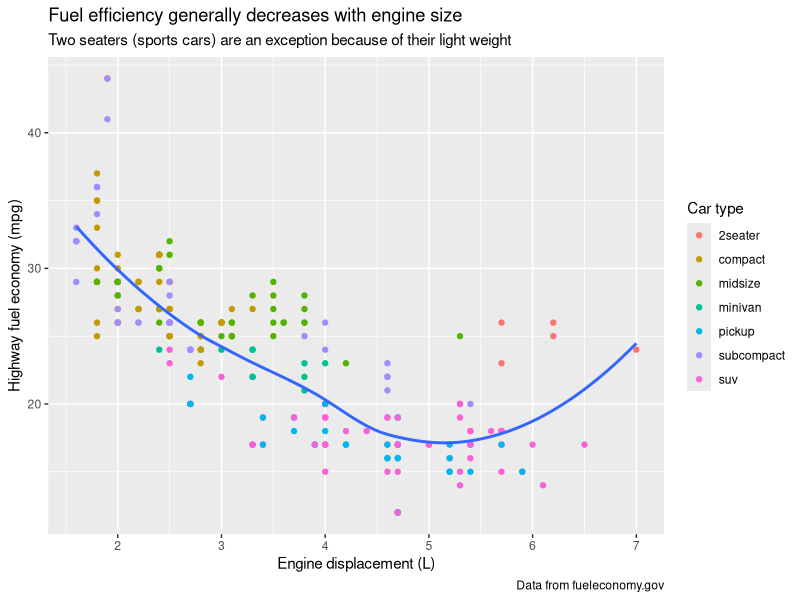
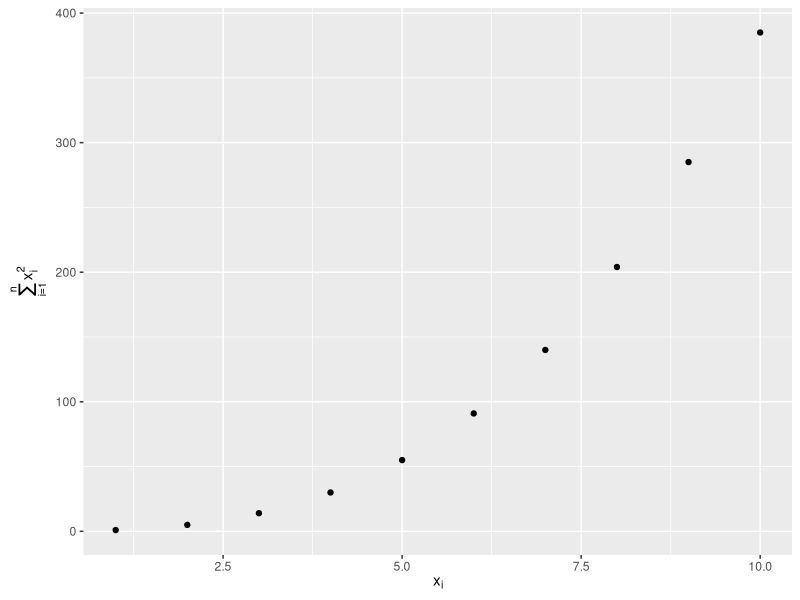
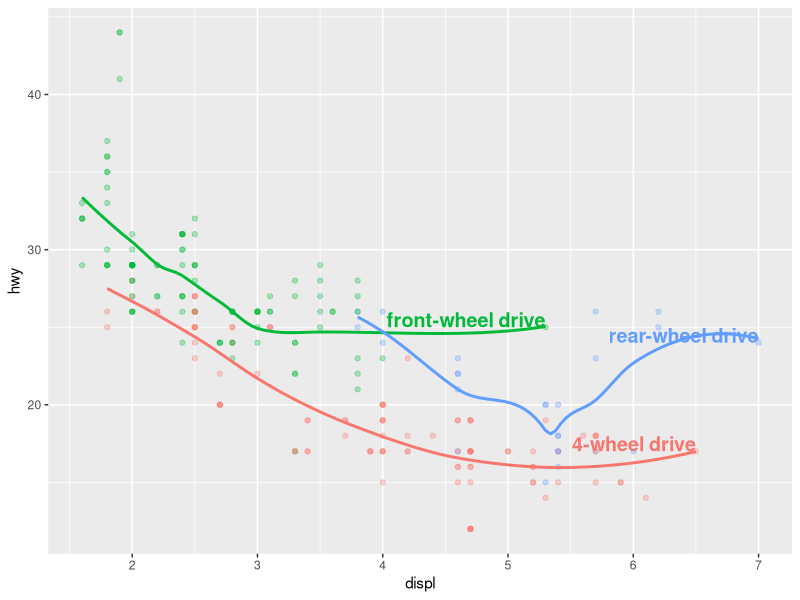
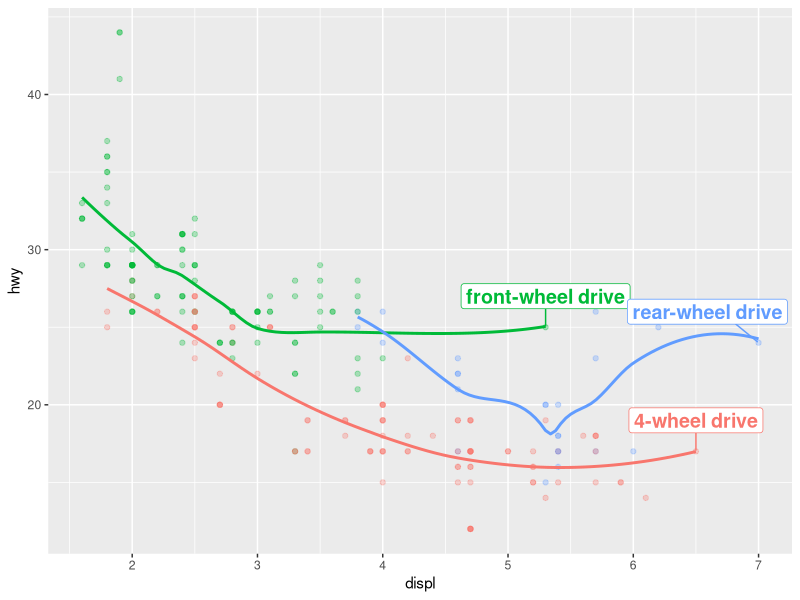
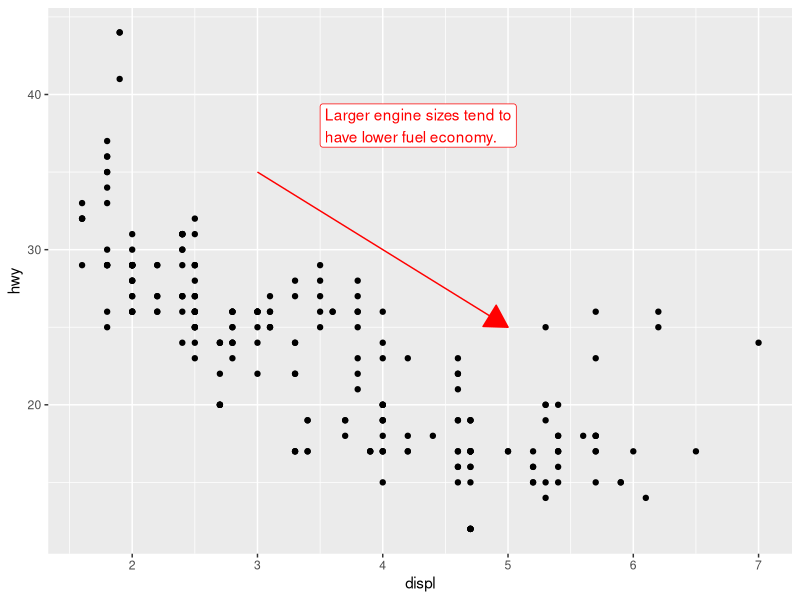
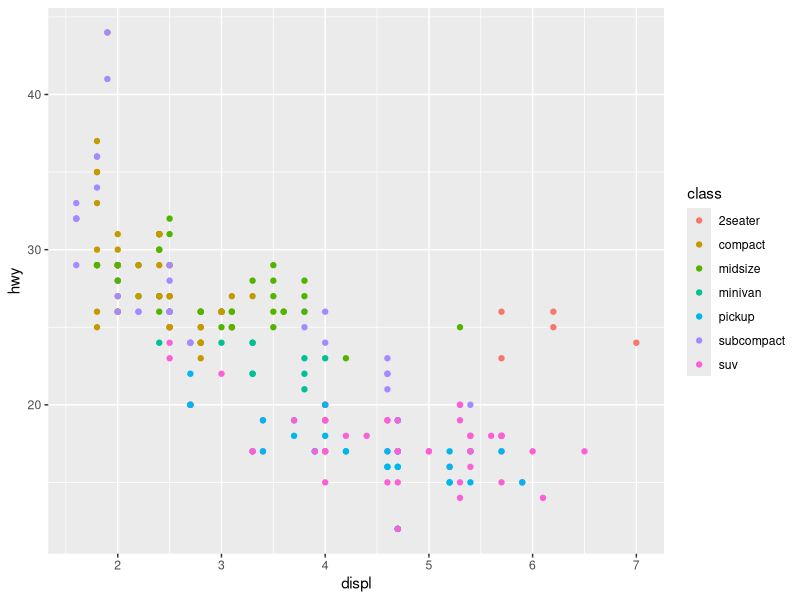
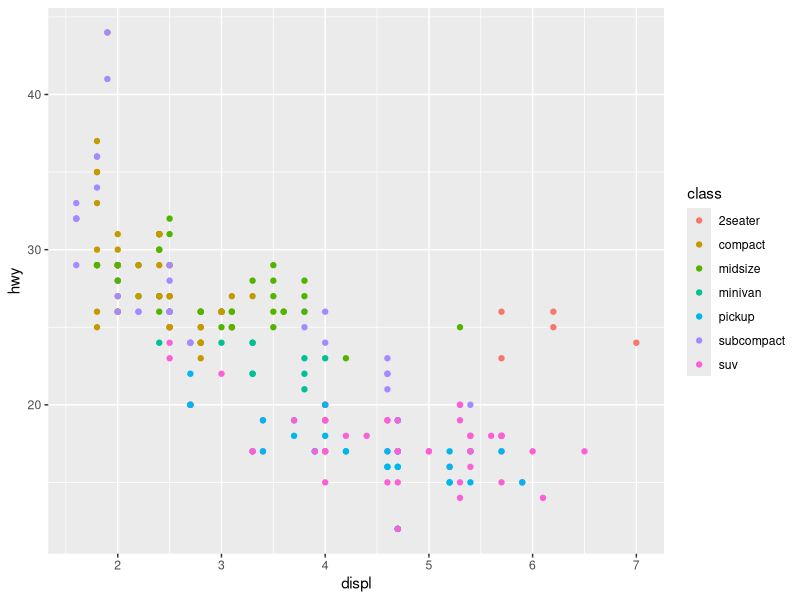
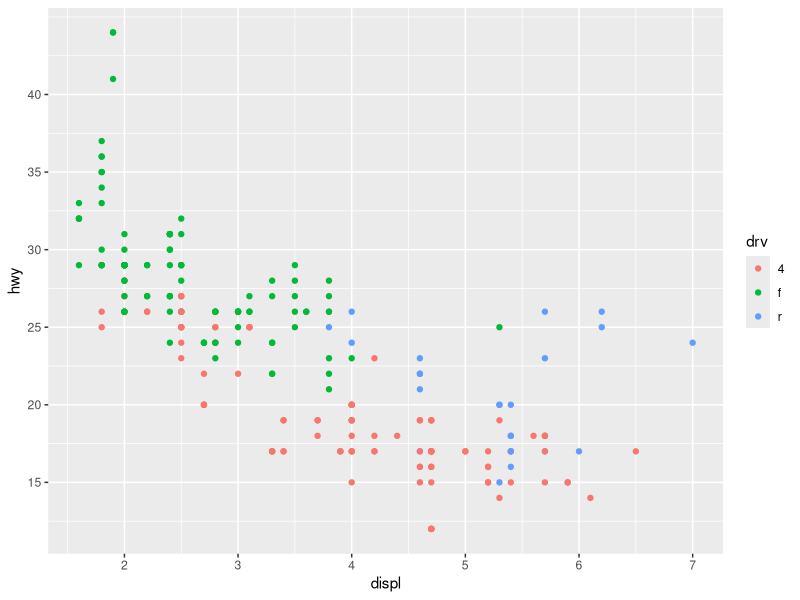

Generate these figures, in order, with R:
## ---- chunk 1
library(tidyverse)
library(scales)
library(ggrepel)
library(patchwork)
## ---- chunk 2
ggplot(mpg, aes(x = displ, y = hwy)) +
  geom_point(aes(color = class)) +
  geom_smooth(se = FALSE) +
  labs(
    x = "Engine displacement (L)",
    y = "Highway fuel economy (mpg)",
    color = "Car type",
    title = "Fuel efficiency generally decreases with engine size",
    subtitle = "Two seaters (sports cars) are an exception because of their light weight",
    caption = "Data from fueleconomy.gov"
  )
## ---- chunk 3
df <- tibble(
  x = 1:10,
  y = cumsum(x^2)
)

ggplot(df, aes(x, y)) +
  geom_point() +
  labs(
    x = quote(x[i]),
    y = quote(sum(x[i] ^ 2, i == 1, n))
  )
## ---- chunk 4
label_info <- mpg |>
  group_by(drv) |>
  arrange(desc(displ)) |>
  slice_head(n = 1) |>
  mutate(
    drive_type = case_when(
      drv == "f" ~ "front-wheel drive",
      drv == "r" ~ "rear-wheel drive",
      drv == "4" ~ "4-wheel drive"
    )
  ) |>
  select(displ, hwy, drv, drive_type)

label_info
## ---- chunk 5
ggplot(mpg, aes(x = displ, y = hwy, color = drv)) +
  geom_point(alpha = 0.3) +
  geom_smooth(se = FALSE) +
  geom_text(
    data = label_info, 
    aes(x = displ, y = hwy, label = drive_type),
    fontface = "bold", size = 5, hjust = "right", vjust = "bottom"
  ) +
  theme(legend.position = "none")
## ---- chunk 6
ggplot(mpg, aes(x = displ, y = hwy, color = drv)) +
  geom_point(alpha = 0.3) +
  geom_smooth(se = FALSE) +
  geom_label_repel(
    data = label_info, 
    aes(x = displ, y = hwy, label = drive_type),
    fontface = "bold", size = 5, nudge_y = 2
  ) +
  theme(legend.position = "none")
## ---- chunk 7
trend_text <- "Larger engine sizes tend to have lower fuel economy." |>
  str_wrap(width = 30)
trend_text
## ---- chunk 8
ggplot(mpg, aes(x = displ, y = hwy)) +
  geom_point() +
  annotate(
    geom = "label", x = 3.5, y = 38,
    label = trend_text,
    hjust = "left", color = "red"
  ) +
  annotate(
    geom = "segment",
    x = 3, y = 35, xend = 5, yend = 25, color = "red",
    arrow = arrow(type = "closed")
  )
## ---- chunk 9
ggplot(mpg, aes(x = displ, y = hwy)) +
  geom_point(aes(color = class))
## ---- chunk 10
ggplot(mpg, aes(x = displ, y = hwy)) +
  geom_point(aes(color = class)) +
  scale_x_continuous() +
  scale_y_continuous() +
  scale_color_discrete()
## ---- chunk 11
ggplot(mpg, aes(x = displ, y = hwy, color = drv)) +
  geom_point() +
  scale_y_continuous(breaks = seq(15, 40, by = 5)) 
## ---- chunk 12
ggplot(mpg, aes(x = displ, y = hwy, color = drv)) +
  geom_point() +
  scale_x_continuous(labels = NULL) +
  scale_y_continuous(labels = NULL) +
  scale_color_discrete(labels = c("4" = "4-wheel", "f" = "front", "r" = "rear"))
## ---- chunk 13
ggplot(diamonds, aes(x = price, y = cut)) +
  geom_boxplot(alpha = 0.05) +
  scale_x_continuous(labels = label_dollar())

ggplot(diamonds, aes(x = price, y = cut)) +
  geom_boxplot(alpha = 0.05) +
  scale_x_continuous(
    labels = label_dollar(scale = 1/1000, suffix = "K"), 
    breaks = seq(1000, 19000, by = 6000)
  )
## ---- chunk 14
ggplot(diamonds, aes(x = cut, fill = clarity)) +
  geom_bar(position = "fill") +
  scale_y_continuous(name = "Percentage", labels = label_percent())
## ---- chunk 15
presidential |>
  mutate(id = 33 + row_number()) |>
  ggplot(aes(x = start, y = id)) +
  geom_point() +
  geom_segment(aes(xend = end, yend = id)) +
  scale_x_date(name = NULL, breaks = presidential$start, date_labels = "'%y")
## ---- chunk 16
base <- ggplot(mpg, aes(x = displ, y = hwy)) +
  geom_point(aes(color = class))

base + theme(legend.position = "right") # the default
base + theme(legend.position = "left")
base + 
  theme(legend.position = "top") +
  guides(color = guide_legend(nrow = 3))
base + 
  theme(legend.position = "bottom") +
  guides(color = guide_legend(nrow = 3))
## ---- chunk 17
ggplot(mpg, aes(x = displ, y = hwy)) +
  geom_point(aes(color = class)) +
  geom_smooth(se = FALSE) +
  theme(legend.position = "bottom") +
  guides(color = guide_legend(nrow = 2, override.aes = list(size = 4)))
## ---- chunk 18
ggplot(diamonds, aes(x = carat, y = price)) +
  geom_bin2d()

ggplot(diamonds, aes(x = log10(carat), y = log10(price))) +
  geom_bin2d()
## ---- chunk 19
ggplot(diamonds, aes(x = carat, y = price)) +
  geom_bin2d() + 
  scale_x_log10() + 
  scale_y_log10()
## ---- chunk 20
ggplot(mpg, aes(x = displ, y = hwy)) +
  geom_point(aes(color = drv))

ggplot(mpg, aes(x = displ, y = hwy)) +
  geom_point(aes(color = drv)) +
  scale_color_brewer(palette = "Set1")
## ---- chunk 21
ggplot(mpg, aes(x = displ, y = hwy)) +
  geom_point(aes(color = drv, shape = drv)) +
  scale_color_brewer(palette = "Set1")
## ---- chunk 22
presidential |>
  mutate(id = 33 + row_number()) |>
  ggplot(aes(x = start, y = id, color = party)) +
  geom_point() +
  geom_segment(aes(xend = end, yend = id)) +
  scale_color_manual(values = c(Republican = "#E81B23", Democratic = "#00AEF3"))
## ---- chunk 23
ggplot(mpg, aes(x = displ, y = hwy)) +
  geom_point(aes(color = drv)) +
  geom_smooth()

mpg |>
  filter(displ >= 5 & displ <= 6 & hwy >= 10 & hwy <= 25) |>
  ggplot(aes(x = displ, y = hwy)) +
  geom_point(aes(color = drv)) +
  geom_smooth()
## ---- chunk 24
ggplot(mpg, aes(x = displ, y = hwy)) +
  geom_point(aes(color = drv)) +
  geom_smooth() +
  scale_x_continuous(limits = c(5, 6)) +
  scale_y_continuous(limits = c(10, 25))

ggplot(mpg, aes(x = displ, y = hwy)) +
  geom_point(aes(color = drv)) +
  geom_smooth() +
  coord_cartesian(xlim = c(5, 6), ylim = c(10, 25))
## ---- chunk 25
ggplot(diamonds, aes(x = carat, y = price)) +
  geom_point(aes(color = cut), alpha = 1/20)
## ---- chunk 26
ggplot(mpg, aes(x = displ, y = hwy)) +
  geom_point(aes(color = class)) +
  geom_smooth(se = FALSE) +
  theme_bw()
## ---- chunk 27
ggplot(mpg, aes(x = displ, y = hwy, color = drv)) +
  geom_point() +
  labs(
    title = "Larger engine sizes tend to have lower fuel economy",
    caption = "Source: https://fueleconomy.gov."
  ) +
  theme(
    legend.position = c(0.6, 0.7),
    legend.direction = "horizontal",
    legend.box.background = element_rect(color = "black"),
    plot.title = element_text(face = "bold"),
    plot.title.position = "plot",
    plot.caption.position = "plot",
    plot.caption = element_text(hjust = 0)
  )
## ---- chunk 28
p1 <- ggplot(mpg, aes(x = displ, y = hwy)) + 
  geom_point() + 
  labs(title = "Plot 1")
p2 <- ggplot(mpg, aes(x = drv, y = hwy)) + 
  geom_boxplot() + 
  labs(title = "Plot 2")
p1 + p2
## ---- chunk 29
p3 <- ggplot(mpg, aes(x = cty, y = hwy)) + 
  geom_point() + 
  labs(title = "Plot 3")
(p1 | p3) / p2
## ---- chunk 30
p1 <- ggplot(mpg, aes(x = drv, y = cty, color = drv)) + 
  geom_boxplot(show.legend = FALSE) + 
  labs(title = "Plot 1")

p2 <- ggplot(mpg, aes(x = drv, y = hwy, color = drv)) + 
  geom_boxplot(show.legend = FALSE) + 
  labs(title = "Plot 2")

p3 <- ggplot(mpg, aes(x = cty, color = drv, fill = drv)) + 
  geom_density(alpha = 0.5) + 
  labs(title = "Plot 3")

p4 <- ggplot(mpg, aes(x = hwy, color = drv, fill = drv)) + 
  geom_density(alpha = 0.5) + 
  labs(title = "Plot 4")

p5 <- ggplot(mpg, aes(x = cty, y = hwy, color = drv)) + 
  geom_point(show.legend = FALSE) + 
  facet_wrap(~drv) +
  labs(title = "Plot 5")

(guide_area() / (p1 + p2) / (p3 + p4) / p5) +
  plot_annotation(
    title = "City and highway mileage for cars with different drive trains",
    caption = "Source: https://fueleconomy.gov."
  ) +
  plot_layout(
    guides = "collect",
    heights = c(1, 3, 2, 4)
    ) &
  theme(legend.position = "top")
## ---- chunk 31
p1 <- ggplot(mpg, aes(x = displ, y = hwy)) + 
  geom_point() + 
  labs(title = "Plot 1")
p2 <- ggplot(mpg, aes(x = drv, y = hwy)) + 
  geom_boxplot() + 
  labs(title = "Plot 2")
p3 <- ggplot(mpg, aes(x = cty, y = hwy)) + 
  geom_point() + 
  labs(title = "Plot 3")

(p1 | p2) / p3
